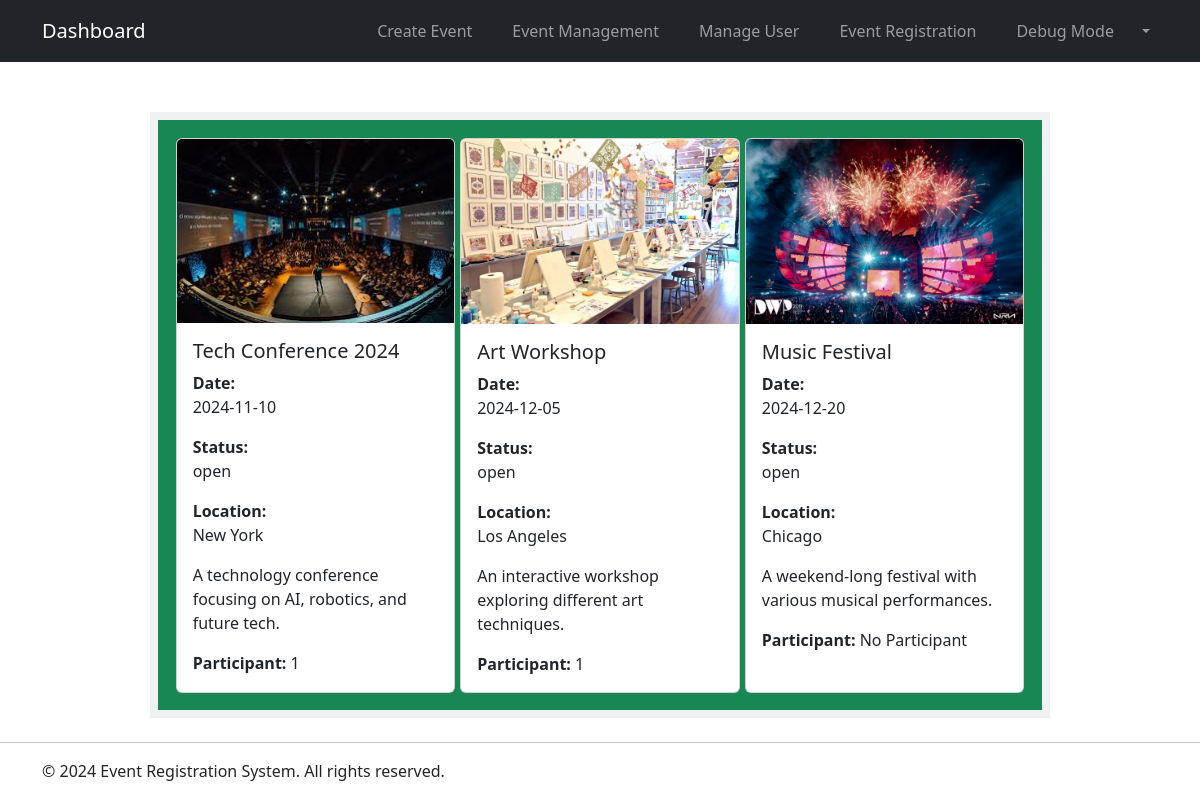
/dashboard.php (signed in), run on the app's committed database.
### tables this page shows
CREATE TABLE IF NOT EXISTS events (
    id INT AUTO_INCREMENT PRIMARY KEY,
    event_name VARCHAR(255) NOT NULL,
    event_date DATE NOT NULL,
    event_location VARCHAR(255) NOT NULL,
    event_description TEXT NOT NULL,
    event_image VARCHAR(255) NOT NULL,
    max_participants INT NOT NULL,
    created_at TIMESTAMP DEFAULT CURRENT_TIMESTAMP,
    updated_at TIMESTAMP ON UPDATE CURRENT_TIMESTAMP,
    event_status ENUM('open', 'closed', 'canceled') DEFAULT 'open'
);

### dashboard.php (the view, shortened to what this page needs)
<?php
require_once 'database/config.php';
if($_SESSION['is_admin']){
    $sql_events = "SELECT *
                   FROM events AS e
                   LEFT JOIN (
                       SELECT event_id, IFNULL(COUNT(*), '0') AS participant
                       FROM registrations
                       GROUP BY event_id
                   ) AS c
                   ON (e.id = c.event_id)
                   WHERE event_status = 'open'";
    $stm_display_event = $db->query($sql_events);
} else {
    $sql_events = "SELECT * FROM events WHERE event_status = 'open'";
    $stm_display_event = $db->query($sql_events);
}
require './includes/header.php';
?>
<body>
    <?php include './includes/navbar.php'; ?>
    <br />
    <br />
    <div id="content" class="w-75 mx-auto my-4 p-2 bg-secondary bg-opacity-10">
        <div class="grid-container bg-success">
            <?php
            if($stm_display_event->rowCount() > 0) {
                if($_SESSION['is_admin'] && !$_SESSION['debug_mode']) {
                    while($row = $stm_display_event->fetch(PDO::FETCH_ASSOC)) {
            ?>
            <div class="card mx-auto my-auto grid-item" style="width: 100%; height: 100%;">
                <img class="card-img-top bg-secondary bg-opacity-50" src="images/<?= $row['event_image'] ?>" alt="<?= $row['event_name'] ?>">
                <div class="card-body">
                    <h5 class="card-title"><?= $row['event_name'] ?></h5>
                    <strong>Date: </strong><br/>
                    <p class="card-text"><?= $row['event_date'] ?></p>
                    <strong>Status: </strong><br/>
                    <p class="card-text"><?= $row['event_status'] ?></p>
                    <strong>Location: </strong><br/>
                    <p class="card-text"><?= $row['event_location'] ?></p>
                    <p class="card-text"><?= $row['event_description'] ?></p>
                    <p class="card-text"><strong>Participant: </strong> <?php if (isset($row['participant'])) {
                        echo $row['participant'];
                    } else {
                        echo "No Participant";
                    } ?></p>
                </div>
            </div>
            <?php
                    }
                }
            ?>
            <?php
            } else {
            ?>
            <p class="text-warning">No events available at the moment. Please check back later.</p>
            <?php
            }
            ?>
        </div>
    </div>
    <hr>
    <?php include './includes/footer.php'; ?>
</body>
</html>

### includes/header.php (shortened to what this page needs)
<!DOCTYPE html>
<html lang="en">
<head>
    <link href="https://cdn.jsdelivr.net/npm/bootstrap@5.3.3/dist/css/bootstrap.min.css" rel="stylesheet">
</head>

### includes/navbar.php (shortened to what this page needs)
<nav>
    <div class="container">
        <a href="/" class="logo">Event Registration</a>
        <ul class="nav-links">
            <nav class="navbar navbar-expand-lg fixed-top navbar-dark bg-dark">
                <div class="container">
                    <a class="navbar-brand" href="./dashboard.php">Dashboard</a>
                    <div class="collapse navbar-collapse" id="navbarSupportedContent">
                        <ul class="navbar-nav ms-auto align-items-center">
                            <?php if (isset($_SESSION['is_admin']) && $_SESSION['is_admin'] === 1): ?>
                            <li class="nav-item">
                            <a class="nav-link mx-2" href="./admin/create_event.php"><i class="fas fa-plus-circle pe-2"></i>Create Event</a>
                            </li>
                            <li class="nav-item">
                            <a class="nav-link mx-2" href="./admin/event_management.php"><i class="fas fa-plus-circle pe-2"></i>Event Management</a>
                            </li>
                            <li class="nav-item">
                            <a class="nav-link mx-2" href="./admin/manage_users.php"><i class="fas fa-bell pe-2"></i>Manage User</a>
                            </li>
                            <li class="nav-item">
                            <a class="nav-link mx-2" href="./admin/event_registration.php"><i class="fas fa-bell pe-2"></i>Event Registration</a>
                            </li>
                            <li class="nav-item">
                            <a class="nav-link mx-2" href="./admin/debug_mode.php"><i class="fas fa-heart pe-2"></i>Debug Mode</a>
                            </li>
                            <?php endif; ?>
                            <li class="nav-item dropdown">
                                <a
                                    class="nav-link dropdown-toggle d-flex align-items-center"
                                    href="#"
                                    id="navbarDropdownMenuLink"
                                    role="button"
                                    data-mdb-toggle="dropdown"
                                    data-mdb-auto-close="true"
                                    aria-expanded="false">
                                </a>
                            </li>
                        </ul>
                    </div>
                </div>
            </nav>
        </ul>
    </div>
</nav>

### includes/footer.php
<footer>
    <div class="container">
        <p>&copy; <?= date('Y') ?> Event Registration System. All rights reserved.</p>
    </div>
</footer>

### includes/header.php (style rules this page uses)
.grid-container { display: grid; grid-template-columns: auto auto auto; gap: 5px; padding: 2%; }
.grid-item { min-width: 200px; }

### data on the page
events: event_image (picture), event_name "Tech Conference 2024", event_date "2024-11-10", event_status "open", event_location "New York", event_description "A technology conference focusing on AI, robotics, and future tech.", participant "1"
events: event_image (picture), event_name "Art Workshop", event_date "2024-12-05", event_status "open", event_location "Los Angeles", event_description "An interactive workshop exploring different art techniques.", participant "1"
events: event_image (picture), event_name "Music Festival", event_date "2024-12-20", event_status "open", event_location "Chicago", event_description "A weekend-long festival with various musical performances.", shows "No Participant"
